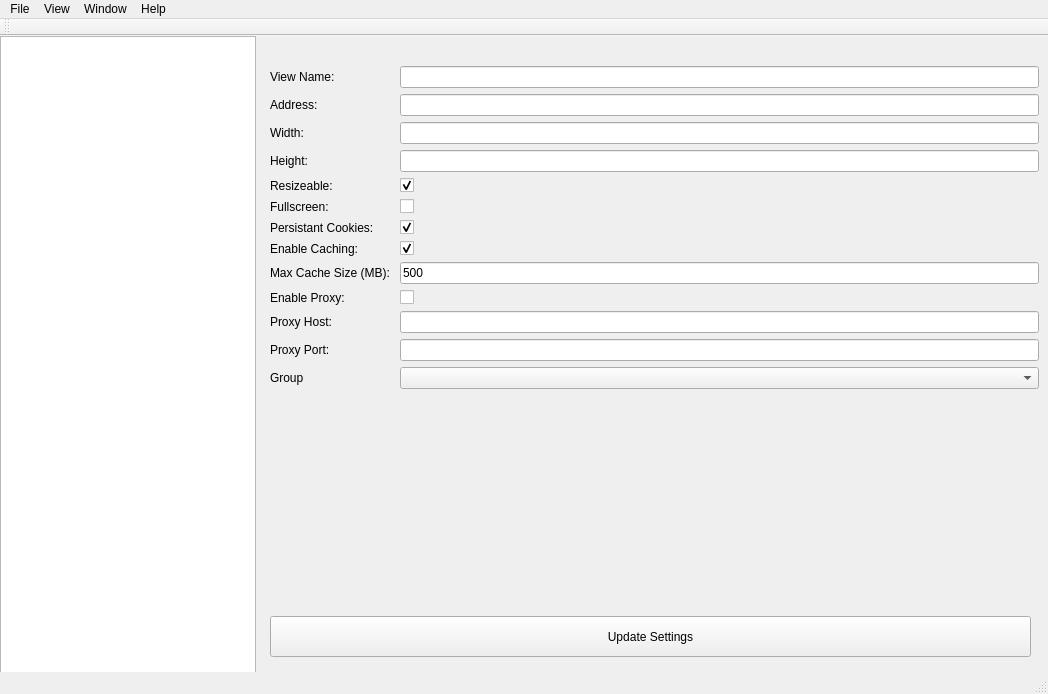
<?xml version="1.0" encoding="UTF-8"?>
<ui version="4.0">
 <class>MainWindow</class>
 <widget class="QMainWindow" name="MainWindow">
  <property name="geometry">
   <rect>
    <x>0</x>
    <y>0</y>
    <width>1048</width>
    <height>694</height>
   </rect>
  </property>
  <property name="windowTitle">
   <string>MainWindow</string>
  </property>
  <widget class="QWidget" name="centralWidget">
   <widget class="QTreeView" name="treeView">
    <property name="geometry">
     <rect>
      <x>0</x>
      <y>0</y>
      <width>256</width>
      <height>641</height>
     </rect>
    </property>
   </widget>
   <widget class="QWidget" name="formLayoutWidget">
    <property name="geometry">
     <rect>
      <x>259</x>
      <y>-1</y>
      <width>791</width>
      <height>571</height>
     </rect>
    </property>
    <layout class="QFormLayout" name="formLayout">
     <item row="0" column="0" colspan="2">
      <widget class="QLabel" name="asdfasdfa">
       <property name="text">
        <string/>
       </property>
      </widget>
     </item>
     <item row="1" column="0">
      <widget class="QLabel" name="name">
       <property name="text">
        <string>View Name:</string>
       </property>
      </widget>
     </item>
     <item row="1" column="1">
      <widget class="QLineEdit" name="nameLineEdit"/>
     </item>
     <item row="2" column="0">
      <widget class="QLabel" name="addressLabel">
       <property name="text">
        <string>Address:</string>
       </property>
      </widget>
     </item>
     <item row="2" column="1">
      <widget class="QLineEdit" name="addressLineEdit"/>
     </item>
     <item row="3" column="0">
      <widget class="QLabel" name="widthLabel">
       <property name="text">
        <string>Width:</string>
       </property>
      </widget>
     </item>
     <item row="3" column="1">
      <widget class="QLineEdit" name="widthLineEdit"/>
     </item>
     <item row="4" column="0">
      <widget class="QLabel" name="heightLabel">
       <property name="text">
        <string>Height:</string>
       </property>
      </widget>
     </item>
     <item row="4" column="1">
      <widget class="QLineEdit" name="heightLineEdit"/>
     </item>
     <item row="5" column="0">
      <widget class="QLabel" name="resizeableLabel">
       <property name="text">
        <string>Resizeable:</string>
       </property>
      </widget>
     </item>
     <item row="5" column="1">
      <widget class="QCheckBox" name="resizeableCheckBox">
       <property name="checked">
        <bool>true</bool>
       </property>
      </widget>
     </item>
     <item row="6" column="0">
      <widget class="QLabel" name="fullescreenLabel">
       <property name="text">
        <string>Fullscreen:</string>
       </property>
      </widget>
     </item>
     <item row="6" column="1">
      <widget class="QCheckBox" name="fullescreenCheckBox"/>
     </item>
     <item row="7" column="0">
      <widget class="QLabel" name="persistantCookiesLabel">
       <property name="text">
        <string>Persistant Cookies:</string>
       </property>
      </widget>
     </item>
     <item row="7" column="1">
      <widget class="QCheckBox" name="persistantCookiesCheckBox">
       <property name="checked">
        <bool>true</bool>
       </property>
      </widget>
     </item>
     <item row="8" column="0">
      <widget class="QLabel" name="enableCachingLabel">
       <property name="text">
        <string>Enable Caching:</string>
       </property>
      </widget>
     </item>
     <item row="8" column="1">
      <widget class="QCheckBox" name="enableCachingCheckBox">
       <property name="checked">
        <bool>true</bool>
       </property>
      </widget>
     </item>
     <item row="9" column="0">
      <widget class="QLabel" name="maxCacheSizeLabel">
       <property name="text">
        <string>Max Cache Size (MB): </string>
       </property>
      </widget>
     </item>
     <item row="9" column="1">
      <widget class="QLineEdit" name="maxCacheSizeLineEdit">
       <property name="text">
        <string>500</string>
       </property>
      </widget>
     </item>
     <item row="10" column="0">
      <widget class="QLabel" name="enableProxyLabel">
       <property name="text">
        <string>Enable Proxy:</string>
       </property>
      </widget>
     </item>
     <item row="10" column="1">
      <widget class="QCheckBox" name="enableProxyCheckBox"/>
     </item>
     <item row="11" column="0">
      <widget class="QLabel" name="proxyHostLabel">
       <property name="text">
        <string>Proxy Host:</string>
       </property>
      </widget>
     </item>
     <item row="11" column="1">
      <widget class="QLineEdit" name="proxyHostLineEdit"/>
     </item>
     <item row="12" column="0">
      <widget class="QLabel" name="proxyPortLabel">
       <property name="text">
        <string>Proxy Port:</string>
       </property>
      </widget>
     </item>
     <item row="12" column="1">
      <widget class="QLineEdit" name="proxyPortLineEdit"/>
     </item>
     <item row="13" column="0">
      <widget class="QLabel" name="groupLabel">
       <property name="text">
        <string>Group</string>
       </property>
      </widget>
     </item>
     <item row="13" column="1">
      <widget class="QComboBox" name="groupComboBox"/>
     </item>
    </layout>
   </widget>
   <widget class="QPushButton" name="updateSettingsButton">
    <property name="geometry">
     <rect>
      <x>270</x>
      <y>580</y>
      <width>761</width>
      <height>41</height>
     </rect>
    </property>
    <property name="text">
     <string>Update Settings</string>
    </property>
   </widget>
  </widget>
  <widget class="QMenuBar" name="menuBar">
   <property name="geometry">
    <rect>
     <x>0</x>
     <y>0</y>
     <width>1048</width>
     <height>25</height>
    </rect>
   </property>
   <widget class="QMenu" name="menuFile">
    <property name="title">
     <string>File</string>
    </property>
    <addaction name="separator"/>
    <addaction name="separator"/>
    <addaction name="actionImport"/>
    <addaction name="separator"/>
    <addaction name="actionExport"/>
    <addaction name="separator"/>
    <addaction name="separator"/>
    <addaction name="separator"/>
    <addaction name="separator"/>
    <addaction name="actionBackup"/>
    <addaction name="actionCopy_Filesystem"/>
    <addaction name="separator"/>
    <addaction name="separator"/>
    <addaction name="separator"/>
    <addaction name="separator"/>
    <addaction name="separator"/>
    <addaction name="actionPreferences"/>
    <addaction name="actionRefresh_Lists"/>
    <addaction name="separator"/>
   </widget>
   <widget class="QMenu" name="menuView">
    <property name="title">
     <string>View</string>
    </property>
    <addaction name="actionNew"/>
    <addaction name="separator"/>
    <addaction name="actionCreate_Launcher_Shortcut"/>
    <addaction name="actionRemove"/>
    <addaction name="actionDuplicate"/>
   </widget>
   <widget class="QMenu" name="menuHelp">
    <property name="title">
     <string>Help</string>
    </property>
    <addaction name="actionAbout"/>
    <addaction name="actionWebView_Website"/>
    <addaction name="actionView_Logs"/>
   </widget>
   <widget class="QMenu" name="menuWindow">
    <property name="title">
     <string>Window</string>
    </property>
    <addaction name="actionToggle_Fullscreen"/>
   </widget>
   <addaction name="menuFile"/>
   <addaction name="menuView"/>
   <addaction name="menuWindow"/>
   <addaction name="menuHelp"/>
  </widget>
  <widget class="QToolBar" name="mainToolBar">
   <attribute name="toolBarArea">
    <enum>TopToolBarArea</enum>
   </attribute>
   <attribute name="toolBarBreak">
    <bool>false</bool>
   </attribute>
  </widget>
  <widget class="QStatusBar" name="statusBar"/>
  <action name="actionAbout">
   <property name="text">
    <string>About</string>
   </property>
  </action>
  <action name="actionWebView_Website">
   <property name="text">
    <string>WebView Website</string>
   </property>
  </action>
  <action name="actionView_Logs">
   <property name="text">
    <string>View Logs</string>
   </property>
  </action>
  <action name="actionImport">
   <property name="checkable">
    <bool>false</bool>
   </property>
   <property name="text">
    <string>Import</string>
   </property>
  </action>
  <action name="actionExport">
   <property name="text">
    <string>Export</string>
   </property>
  </action>
  <action name="actionRefresh_Lists">
   <property name="text">
    <string>Refresh Lists</string>
   </property>
  </action>
  <action name="actionCopy_Filesystem">
   <property name="text">
    <string>Copy Filesystem</string>
   </property>
  </action>
  <action name="actionPreferences">
   <property name="text">
    <string>Preferences</string>
   </property>
  </action>
  <action name="actionBackup">
   <property name="text">
    <string>Backup</string>
   </property>
  </action>
  <action name="actionNew">
   <property name="text">
    <string>New</string>
   </property>
  </action>
  <action name="actionCreate_Launcher_Shortcut">
   <property name="text">
    <string>Create Launcher/Shortcut</string>
   </property>
  </action>
  <action name="actionRemove">
   <property name="text">
    <string>Remove</string>
   </property>
  </action>
  <action name="actionDuplicate">
   <property name="text">
    <string>Duplicate</string>
   </property>
  </action>
  <action name="actionNew_2">
   <property name="text">
    <string>New</string>
   </property>
  </action>
  <action name="actionRemove_2">
   <property name="text">
    <string>Remove</string>
   </property>
  </action>
  <action name="actionDuplicate_2">
   <property name="text">
    <string>Duplicate</string>
   </property>
  </action>
  <action name="actionToggle_Fullscreen">
   <property name="text">
    <string>Toggle Fullscreen</string>
   </property>
  </action>
 </widget>
 <layoutdefault spacing="6" margin="11"/>
 <resources/>
 <connections/>
</ui>
